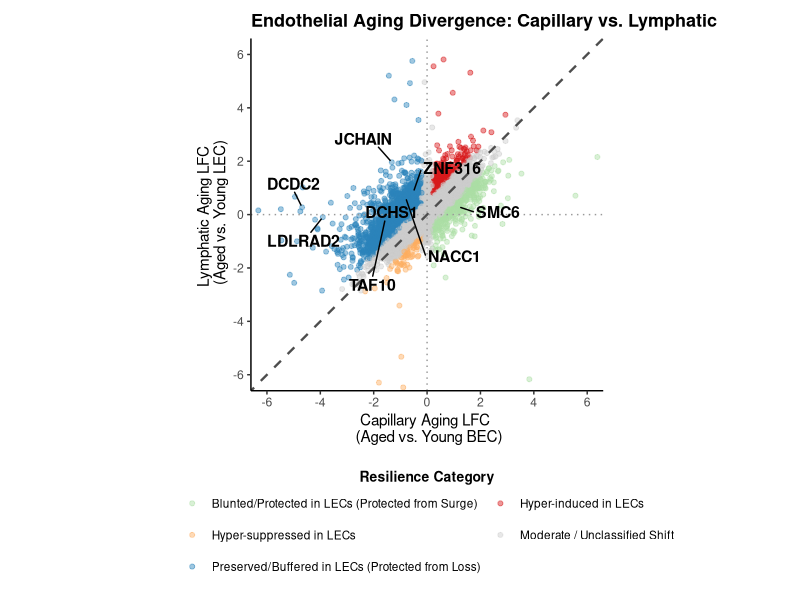

Generate this figure with R:
library(dplyr)
library(ggplot2)
library(ggrepel)

# 1. Load data from CSV
res_combined <- read.csv("output/tables/deg_interaction_20261009.csv", stringsAsFactors = FALSE) %>%
  filter(!is.na(padj_interaction))

# 2. Filter out extreme numerical boundary artifacts (clamped LFC caps)
plot_df <- res_combined %>%
  filter(abs(LFC_Capillary) <= 8 & abs(LFC_LEC) <= 8)

# 3. Define key target genes to label
top_label_genes <- c("DCDC2", "JCHAIN", "DCHS1", "NACC1", "ZNF316", "TAF10", "SMC6", "LDLRAD2")

# 4. Generate Publication-Ready Plot
plot_scatter_final <- ggplot(
  plot_df, 
  aes(x = LFC_Capillary, y = LFC_LEC, color = resilience_type)
) +
  geom_point(alpha = 0.45, size = 1.4) +
  geom_abline(intercept = 0, slope = 1, linetype = "dashed", color = "grey30", linewidth = 0.8) +
  geom_hline(yintercept = 0, linetype = "dotted", color = "grey60") +
  geom_vline(xintercept = 0, linetype = "dotted", color = "grey60") +
  scale_color_manual(values = c(
    "Preserved/Buffered in LECs (Protected from Loss)" = "#2b83ba",
    "Blunted/Protected in LECs (Protected from Surge)" = "#abdda4",
    "Hyper-induced in LECs"                             = "#d7191c",
    "Hyper-suppressed in LECs"                          = "#fdae61",
    "Moderate / Unclassified Shift"                    = "grey80"
  )) +
  geom_text_repel(
    data = filter(plot_df, gene %in% top_label_genes),
    aes(label = gene),
    color = "black",
    fontface = "bold",
    size = 4,
    box.padding = 0.8,
    point.padding = 0.1,
    force = 4,
    max.overlaps = 30
  ) +
  coord_fixed(ratio = 1, xlim = c(-6, 6), ylim = c(-6, 6)) +
  scale_x_continuous(breaks = seq(-6, 6, by = 2)) +
  scale_y_continuous(breaks = seq(-6, 6, by = 2)) +
  theme_classic() +
  labs(
    title = "Endothelial Aging Divergence: Capillary vs. Lymphatic",
    # subtitle = "Symmetric 1:1 Scale (Excluding Sparse Boundary Artifacts)",
    x = "Capillary Aging LFC \n (Aged vs. Young BEC)",
    y = "Lymphatic Aging LFC \n (Aged vs. Young LEC)",
    color = "Resilience Category"
  ) +
  theme(
    legend.position = "bottom",
    legend.title = element_text(face = "bold", size = 10),
    legend.text = element_text(size = 8.5),
    legend.box = "vertical",
    plot.title = element_text(face = "bold", size = 13),
    # Add explicit outer margins to safeguard against display clipping
    plot.margin = margin(t = 10, r = 25, b = 10, l = 25, unit = "pt")
  ) +
  # Center legend title on top and arrange items in 2 clean columns
  guides(
    color = guide_legend(
      ncol = 2, 
      byrow = TRUE, 
      title.position = "top", 
      title.hjust = 0.5
    )
  )

print(plot_scatter_final)

# Export at optimal width to maintain layout spacing
# ggsave("output/figures/scatter_resilience_final.png", plot_scatter_final, width = 8, height = 8.5, dpi = 300)
